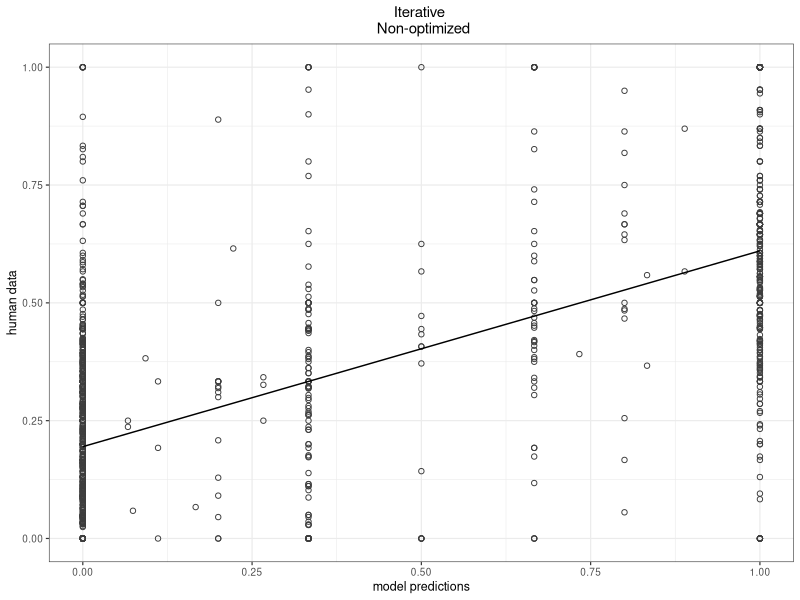
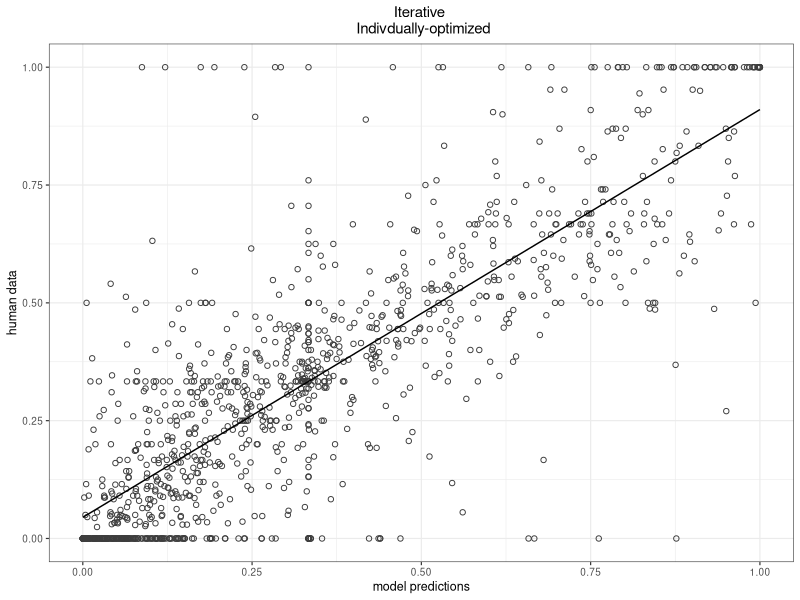
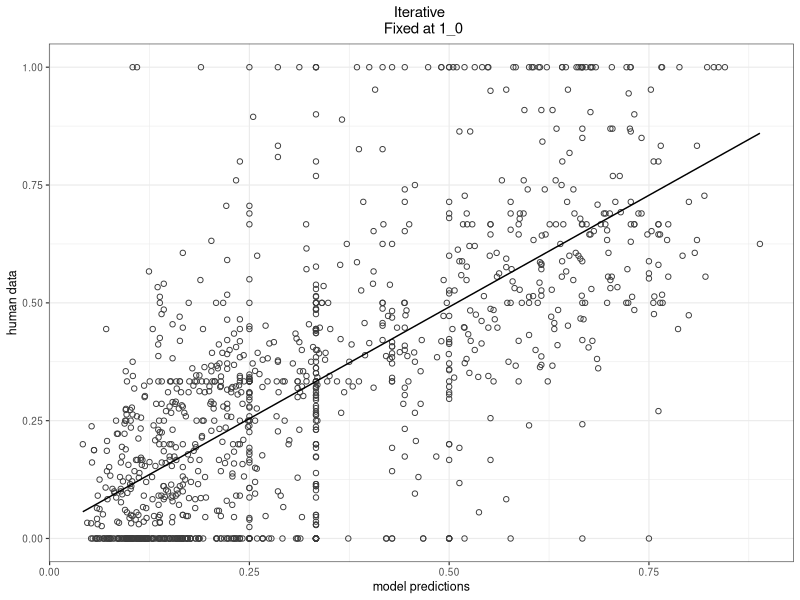
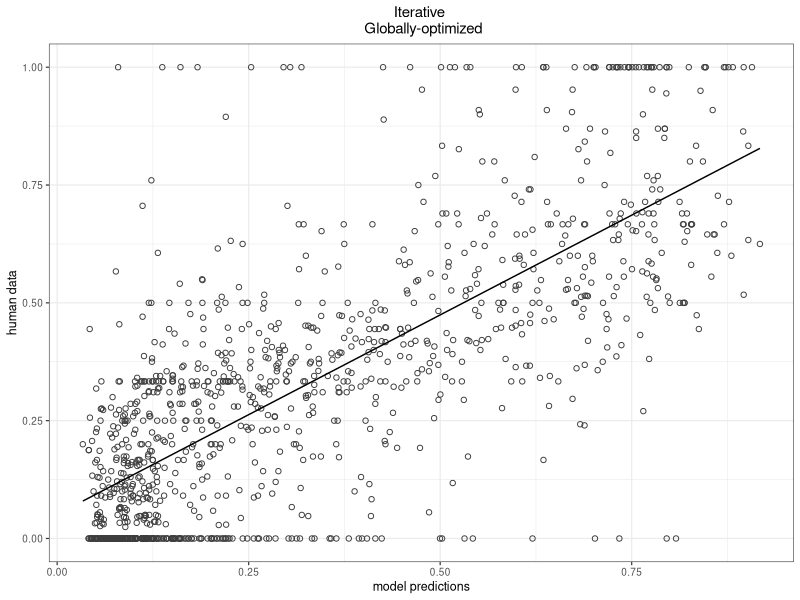
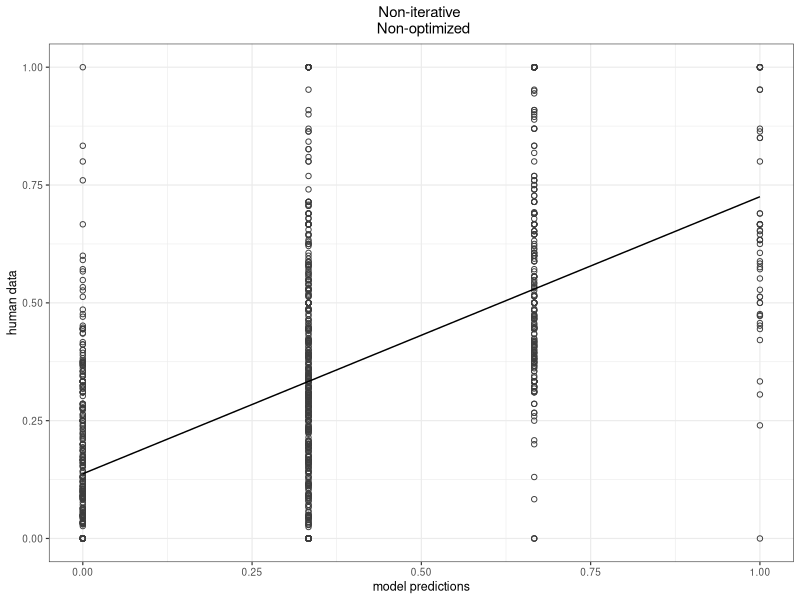
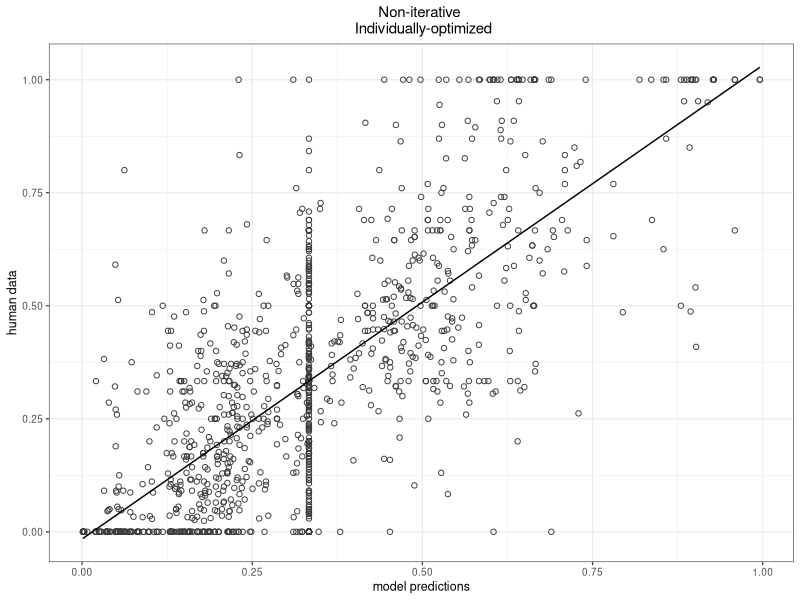
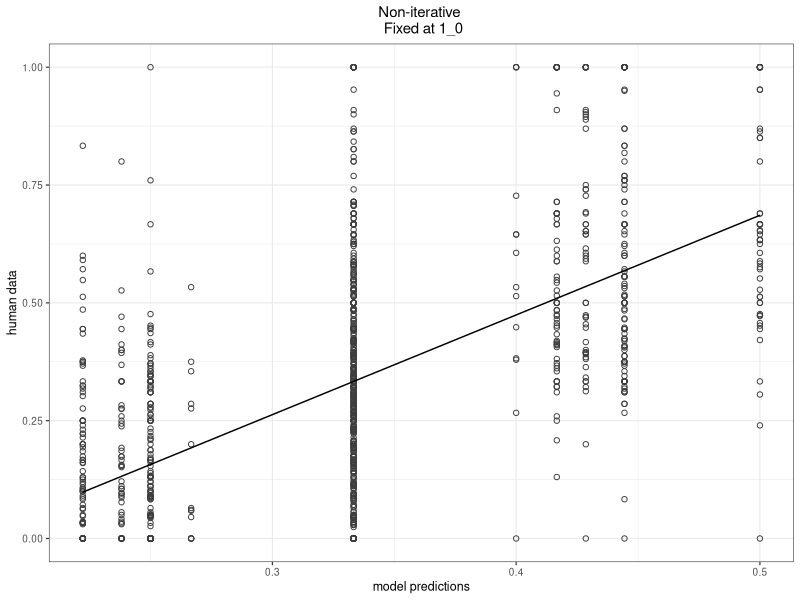
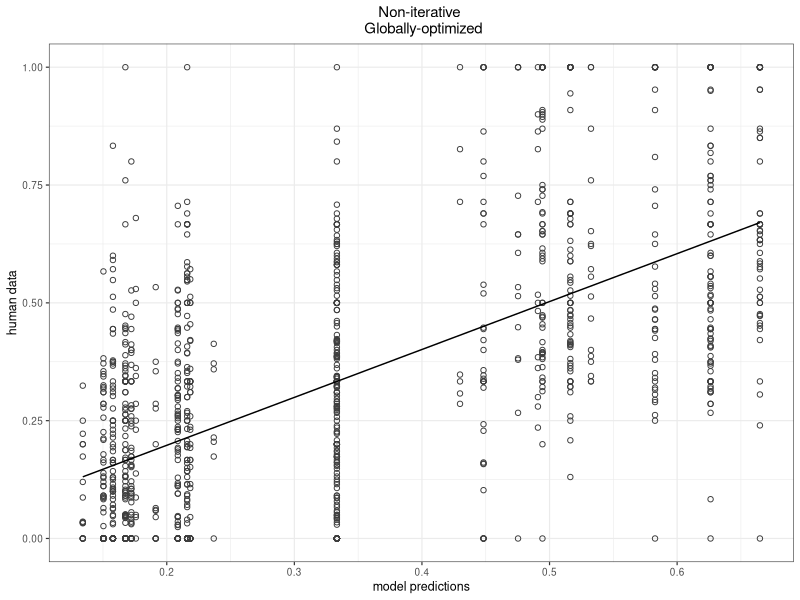

R code for these plots, in order:
library("dplyr")
library("ggplot2")

################################################## X 9 Prior inference ##################################

# Import full csv table

setwd("~/Documents/GitHub/prior_inference/RSA_2019_08/X9_Plots")
full <- read.csv("for_scatterplots_updated.csv")
head(full)

## See what models we have ##

stats <- full %>%
    group_by(softness,obedience,type, Nr) %>%
    summarise(n_occur = n())
ordered <- stats[order(stats$Nr),] # Sort the summary table
print.data.frame(ordered)

##########################################################################################################

# Subset data for plotting. Fill in the template

# plotData <- subset(full, softness ==  & obedience ==  & cross_validated == " " & type == "") # for simple models
# plotData <- subset(full, softness ==  & obedience ==  & alpha == & cross_validated == " " & type == "") # for full models

# Softness, obedience, and alpha are numeric
# Cross_validated can be "yes" or "no"
# Type can be "simpleRSA" or "fullRSA"
# Nr is model number in the order they are listed in the scatterplot file. 

##########################################################################################################

### Subsets for figures in the paper. Pick one plotData subset, then run the define variables part
### Then generate the plot either with ggplot or a simple plot



# for m1
plotData <- subset(full, Nr == 1) 

r2 <- round((summary(lm(plotData$model~plotData$workerData))$r.squared), digits = 4)
softness <- unique(as.character(plotData$softness))
obedience <- unique(as.character(plotData$obedience))
type <- unique(as.character(plotData$type))
nr <- plotData$Nr[1]


figure <- ggplot(plotData, aes(x = model, y = workerData)) +
  geom_point(shape = 1, color = "gray24") +
  stat_smooth(method = "lm",
              col = "black",
              se = FALSE,
              size = .5) +
  theme_bw(base_size = 9) +
  labs(title = "Iterative \n Non-optimized")+
#  labs(title = bquote(atop
 #                     (.(type) ~"," ~ r^2 == .(r2),
 #                       ~ "softness" == .(softness) ~ "," ~ "obedience" == .(obedience)
 #                     )))+
  ylab("human data")+
  xlab("model predictions") +
  theme(plot.title = element_text(hjust = 0.5))
print(figure)

ggsave(figure, height = 3, width = 3, units = "in", filename = paste("m", nr,".pdf", sep=""))

model <- lm(formula = plotData$model~plotData$workerData)
summary(model)


# for m2
plotData <- subset(full, Nr == 2) 

r2 <- round((summary(lm(plotData$model~plotData$workerData))$r.squared), digits = 4)
softness <- unique(as.character(plotData$softness))
obedience <- unique(as.character(plotData$obedience))
type <- unique(as.character(plotData$type))
nr <- plotData$Nr[1]


figure <- ggplot(plotData, aes(x = model, y = workerData)) +
  geom_point(shape = 1, color = "gray24") +
  stat_smooth(method = "lm",
              col = "black",
              se = FALSE,
              size = .5) +
  theme_bw(base_size = 9) +
  labs(title = "Iterative \n Indivdually-optimized")+
  #  labs(title = bquote(atop
  #                     (.(type) ~"," ~ r^2 == .(r2),
  #                       ~ "softness" == .(softness) ~ "," ~ "obedience" == .(obedience)
  #                     )))+
  ylab("human data")+
  xlab("model predictions") +
  theme(plot.title = element_text(hjust = 0.5))
print(figure)

ggsave(figure, height = 3, width = 3, units = "in", filename = paste("m", nr,".pdf", sep=""))

model <- lm(formula = plotData$model~plotData$workerData)
summary(model)



# for m3
plotData <- subset(full, Nr == 3) 

r2 <- round((summary(lm(plotData$model~plotData$workerData))$r.squared), digits = 4)
softness <- unique(as.character(plotData$softness))
obedience <- unique(as.character(plotData$obedience))
type <- unique(as.character(plotData$type))
nr <- plotData$Nr[1]


figure <- ggplot(plotData, aes(x = model, y = workerData)) +
  geom_point(shape = 1, color = "gray24") +
  stat_smooth(method = "lm",
              col = "black",
              se = FALSE,
              size = .5) +
  theme_bw(base_size = 9) +
  labs(title = "Iterative \n Fixed at 1_0")+
  #  labs(title = bquote(atop
  #                     (.(type) ~"," ~ r^2 == .(r2),
  #                       ~ "softness" == .(softness) ~ "," ~ "obedience" == .(obedience)
  #                     )))+
  ylab("human data")+
  xlab("model predictions") +
  theme(plot.title = element_text(hjust = 0.5))
print(figure)

ggsave(figure, height = 3, width = 3, units = "in", filename = paste("m", nr,".pdf", sep=""))

model <- lm(formula = plotData$model~plotData$workerData)
summary(model)


# for m4
plotData <- subset(full, Nr == 4) 

r2 <- round((summary(lm(plotData$model~plotData$workerData))$r.squared), digits = 4)
softness <- unique(as.character(plotData$softness))
obedience <- unique(as.character(plotData$obedience))
type <- unique(as.character(plotData$type))
nr <- plotData$Nr[1]


figure <- ggplot(plotData, aes(x = model, y = workerData)) +
  geom_point(shape = 1, color = "gray24") +
  stat_smooth(method = "lm",
              col = "black",
              se = FALSE,
              size = .5) +
  theme_bw(base_size = 9) +
  labs(title = "Iterative \n Globally-optimized")+
  #  labs(title = bquote(atop
  #                     (.(type) ~"," ~ r^2 == .(r2),
  #                       ~ "softness" == .(softness) ~ "," ~ "obedience" == .(obedience)
  #                     )))+
  ylab("human data")+
  xlab("model predictions") +
  theme(plot.title = element_text(hjust = 0.5))
print(figure)

ggsave(figure, height = 3, width = 3, units = "in", filename = paste("m", nr,".pdf", sep=""))

model <- lm(formula = plotData$model~plotData$workerData)
summary(model)


# for m5
plotData <- subset(full, Nr == 5) 

r2 <- round((summary(lm(plotData$model~plotData$workerData))$r.squared), digits = 4)
softness <- unique(as.character(plotData$softness))
obedience <- unique(as.character(plotData$obedience))
type <- unique(as.character(plotData$type))
nr <- plotData$Nr[1]


figure <- ggplot(plotData, aes(x = model, y = workerData)) +
  geom_point(shape = 1, color = "gray24") +
  stat_smooth(method = "lm",
              col = "black",
              se = FALSE,
              size = .5) +
  theme_bw(base_size = 9) +
  labs(title = "Non-iterative \n Non-optimized")+
  #  labs(title = bquote(atop
  #                     (.(type) ~"," ~ r^2 == .(r2),
  #                       ~ "softness" == .(softness) ~ "," ~ "obedience" == .(obedience)
  #                     )))+
  ylab("human data")+
  xlab("model predictions") +
  theme(plot.title = element_text(hjust = 0.5))
print(figure)

ggsave(figure, height = 3, width = 3, units = "in", filename = paste("m", nr,".pdf", sep=""))

model <- lm(formula = plotData$model~plotData$workerData)
summary(model)


# for m6
plotData <- subset(full, Nr == 6) 

r2 <- round((summary(lm(plotData$model~plotData$workerData))$r.squared), digits = 4)
softness <- unique(as.character(plotData$softness))
obedience <- unique(as.character(plotData$obedience))
type <- unique(as.character(plotData$type))
nr <- plotData$Nr[1]


figure <- ggplot(plotData, aes(x = model, y = workerData)) +
  geom_point(shape = 1, color = "gray24") +
  stat_smooth(method = "lm",
              col = "black",
              se = FALSE,
              size = .5) +
  theme_bw(base_size = 9) +
  labs(title = "Non-iterative \n Individually-optimized")+
  #  labs(title = bquote(atop
  #                     (.(type) ~"," ~ r^2 == .(r2),
  #                       ~ "softness" == .(softness) ~ "," ~ "obedience" == .(obedience)
  #                     )))+
  ylab("human data")+
  xlab("model predictions") +
  theme(plot.title = element_text(hjust = 0.5))
print(figure)

ggsave(figure, height = 3, width = 3, units = "in", filename = paste("m", nr,".pdf", sep=""))

model <- lm(formula = plotData$model~plotData$workerData)
summary(model)


# for m7
plotData <- subset(full, Nr == 7) 

r2 <- round((summary(lm(plotData$model~plotData$workerData))$r.squared), digits = 4)
softness <- unique(as.character(plotData$softness))
obedience <- unique(as.character(plotData$obedience))
type <- unique(as.character(plotData$type))
nr <- plotData$Nr[1]


figure <- ggplot(plotData, aes(x = model, y = workerData)) +
  geom_point(shape = 1, color = "gray24") +
  stat_smooth(method = "lm",
              col = "black",
              se = FALSE,
              size = .5) +
  theme_bw(base_size = 9) +
  labs(title = "Non-iterative \n Fixed at 1_0")+
  #  labs(title = bquote(atop
  #                     (.(type) ~"," ~ r^2 == .(r2),
  #                       ~ "softness" == .(softness) ~ "," ~ "obedience" == .(obedience)
  #                     )))+
  ylab("human data")+
  xlab("model predictions") +
  theme(plot.title = element_text(hjust = 0.5))
print(figure)

ggsave(figure, height = 3, width = 3, units = "in", filename = paste("m", nr,".pdf", sep=""))

model <- lm(formula = plotData$model~plotData$workerData)
summary(model)

# for m8
plotData <- subset(full, Nr == 8) 

r2 <- round((summary(lm(plotData$model~plotData$workerData))$r.squared), digits = 4)
softness <- unique(as.character(plotData$softness))
obedience <- unique(as.character(plotData$obedience))
type <- unique(as.character(plotData$type))
nr <- plotData$Nr[1]


figure <- ggplot(plotData, aes(x = model, y = workerData)) +
  geom_point(shape = 1, color = "gray24") +
  stat_smooth(method = "lm",
              col = "black",
              se = FALSE,
              size = .5) +
  theme_bw(base_size = 9) +
  labs(title = "Non-iterative \n Globally-optimized")+
  #  labs(title = bquote(atop
  #                     (.(type) ~"," ~ r^2 == .(r2),
  #                       ~ "softness" == .(softness) ~ "," ~ "obedience" == .(obedience)
  #                     )))+
  ylab("human data")+
  xlab("model predictions") +
  theme(plot.title = element_text(hjust = 0.5))
print(figure)

ggsave(figure, height = 3, width = 3, units = "in", filename = paste("m", nr,".pdf", sep=""))

model <- lm(formula = plotData$model~plotData$workerData)
summary(model)




#########################################################################################################


